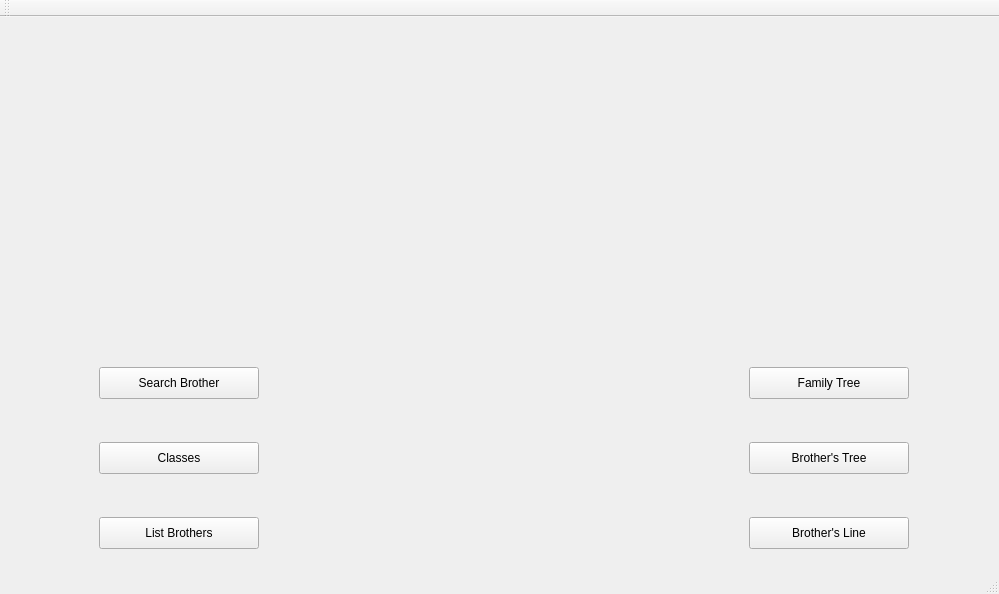
<?xml version="1.0" encoding="UTF-8"?>
<ui version="4.0">
 <class>MainWindow</class>
 <widget class="QMainWindow" name="MainWindow">
  <property name="enabled">
   <bool>true</bool>
  </property>
  <property name="geometry">
   <rect>
    <x>0</x>
    <y>0</y>
    <width>999</width>
    <height>594</height>
   </rect>
  </property>
  <property name="windowTitle">
   <string>MainWindow</string>
  </property>
  <widget class="QWidget" name="centralWidget">
   <widget class="QStackedWidget" name="stack">
    <property name="geometry">
     <rect>
      <x>-1</x>
      <y>0</y>
      <width>1000</width>
      <height>600</height>
     </rect>
    </property>
    <property name="minimumSize">
     <size>
      <width>0</width>
      <height>600</height>
     </size>
    </property>
    <property name="currentIndex">
     <number>0</number>
    </property>
    <widget class="QWidget" name="menu">
     <property name="minimumSize">
      <size>
       <width>1000</width>
       <height>0</height>
      </size>
     </property>
     <widget class="QPushButton" name="search">
      <property name="geometry">
       <rect>
        <x>100</x>
        <y>350</y>
        <width>160</width>
        <height>32</height>
       </rect>
      </property>
      <property name="text">
       <string>Search Brother</string>
      </property>
     </widget>
     <widget class="QPushButton" name="classes">
      <property name="geometry">
       <rect>
        <x>100</x>
        <y>425</y>
        <width>160</width>
        <height>32</height>
       </rect>
      </property>
      <property name="text">
       <string>Classes</string>
      </property>
     </widget>
     <widget class="QPushButton" name="list">
      <property name="geometry">
       <rect>
        <x>100</x>
        <y>500</y>
        <width>160</width>
        <height>32</height>
       </rect>
      </property>
      <property name="text">
       <string>List Brothers</string>
      </property>
     </widget>
     <widget class="QPushButton" name="tree">
      <property name="geometry">
       <rect>
        <x>750</x>
        <y>425</y>
        <width>160</width>
        <height>32</height>
       </rect>
      </property>
      <property name="text">
       <string>Brother's Tree</string>
      </property>
     </widget>
     <widget class="QPushButton" name="line">
      <property name="geometry">
       <rect>
        <x>750</x>
        <y>500</y>
        <width>160</width>
        <height>32</height>
       </rect>
      </property>
      <property name="text">
       <string>Brother's Line</string>
      </property>
     </widget>
     <widget class="QPushButton" name="family">
      <property name="geometry">
       <rect>
        <x>750</x>
        <y>350</y>
        <width>160</width>
        <height>32</height>
       </rect>
      </property>
      <property name="text">
       <string>Family Tree</string>
      </property>
     </widget>
    </widget>
    <widget class="QWidget" name="brotherDir">
     <widget class="QLineEdit" name="searchBar">
      <property name="geometry">
       <rect>
        <x>50</x>
        <y>500</y>
        <width>251</width>
        <height>32</height>
       </rect>
      </property>
     </widget>
     <widget class="QPushButton" name="back">
      <property name="geometry">
       <rect>
        <x>790</x>
        <y>500</y>
        <width>160</width>
        <height>32</height>
       </rect>
      </property>
      <property name="text">
       <string>Back</string>
      </property>
     </widget>
     <widget class="QTableView" name="broList">
      <property name="geometry">
       <rect>
        <x>50</x>
        <y>25</y>
        <width>900</width>
        <height>450</height>
       </rect>
      </property>
      <attribute name="horizontalHeaderShowSortIndicator" stdset="0">
       <bool>false</bool>
      </attribute>
      <attribute name="horizontalHeaderStretchLastSection">
       <bool>false</bool>
      </attribute>
      <attribute name="verticalHeaderCascadingSectionResizes">
       <bool>false</bool>
      </attribute>
     </widget>
    </widget>
    <widget class="QWidget" name="listDir">
     <widget class="QTableView" name="broDir">
      <property name="geometry">
       <rect>
        <x>50</x>
        <y>25</y>
        <width>900</width>
        <height>475</height>
       </rect>
      </property>
     </widget>
     <widget class="QPushButton" name="back1">
      <property name="geometry">
       <rect>
        <x>790</x>
        <y>510</y>
        <width>160</width>
        <height>32</height>
       </rect>
      </property>
      <property name="text">
       <string>Back</string>
      </property>
     </widget>
    </widget>
    <widget class="QWidget" name="familyDir">
     <widget class="QPushButton" name="back2">
      <property name="geometry">
       <rect>
        <x>790</x>
        <y>510</y>
        <width>160</width>
        <height>32</height>
       </rect>
      </property>
      <property name="text">
       <string>Back</string>
      </property>
     </widget>
    </widget>
    <widget class="QWidget" name="treeDir">
     <widget class="QPushButton" name="back3">
      <property name="geometry">
       <rect>
        <x>790</x>
        <y>510</y>
        <width>160</width>
        <height>32</height>
       </rect>
      </property>
      <property name="text">
       <string>Back</string>
      </property>
     </widget>
    </widget>
    <widget class="QWidget" name="lineDir">
     <widget class="QPushButton" name="back4">
      <property name="geometry">
       <rect>
        <x>790</x>
        <y>510</y>
        <width>160</width>
        <height>32</height>
       </rect>
      </property>
      <property name="text">
       <string>Back</string>
      </property>
     </widget>
    </widget>
   </widget>
  </widget>
  <widget class="QMenuBar" name="menuBar">
   <property name="geometry">
    <rect>
     <x>0</x>
     <y>0</y>
     <width>999</width>
     <height>17</height>
    </rect>
   </property>
  </widget>
  <widget class="QToolBar" name="mainToolBar">
   <attribute name="toolBarArea">
    <enum>TopToolBarArea</enum>
   </attribute>
   <attribute name="toolBarBreak">
    <bool>false</bool>
   </attribute>
  </widget>
  <widget class="QStatusBar" name="statusBar"/>
 </widget>
 <layoutdefault spacing="6" margin="11"/>
 <resources/>
 <connections/>
</ui>
